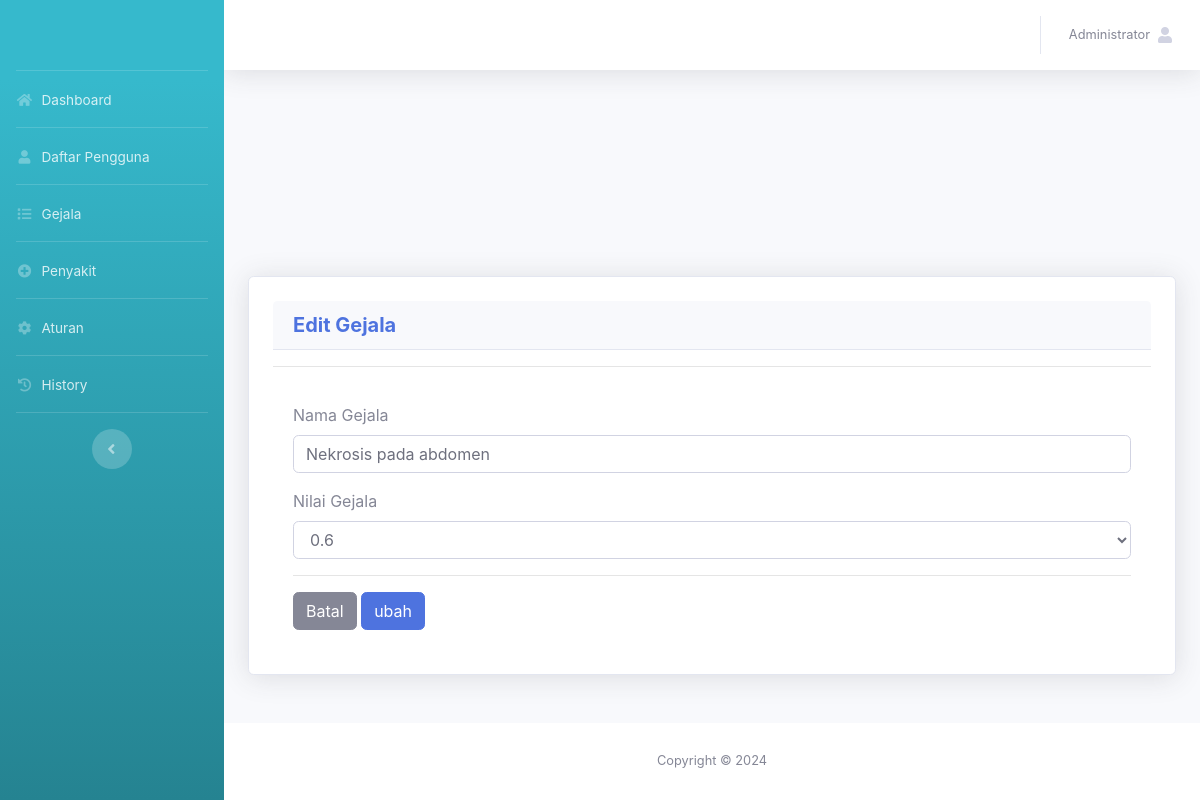
Page /admin/edit_gejala.php?id_gejala=2 (signed in) on the committed database.
### tables this page shows
CREATE TABLE `tb_akun` (
  `id_akun` int(11) NOT NULL,
  `nama_lengkap` varchar(50) NOT NULL,
  `username` varchar(50) NOT NULL,
  `password` varchar(50) NOT NULL,
  `level` varchar(30) NOT NULL
);

CREATE TABLE `tb_gejala` (
  `id_gejala` int(11) NOT NULL,
  `nama_gejala` text NOT NULL,
  `nilai_gejala` double NOT NULL
);

### admin/edit_gejala.php (the view, shortened to what this page needs)
<?php
include '../assets/conn/config.php';
include 'header.php';
?>
<div class="container">
	<div class="card shadow p-4 mb-5">
		<div class = "card-header">
            <h5 class= "m-0 font-weight-bold text-primary">Edit Gejala</h5>
        </div>
        <hr>
        <?php
        $data = mysqli_query($conn,"SELECT * FROM tb_gejala WHERE id_gejala='$_GET[id_gejala]'");
        $a = mysqli_fetch_array($data)
        ?>
        <div class="card-body">
            <form action="edit_gejala.php?aksi=ubah" method="POST">
                <div class="form-group">
                    <label>Nama Gejala</label>
                    <input type="text" name="nama_gejala" class="form-control" value="<?=$a['nama_gejala']?>">
                </div>
                <div class="form-group">
                    <label>Nilai Gejala</label>
                    <select name="nilai_gejala" class="form-control">
                        <option selected><?=$a['nilai_gejala']?></option>
                    </select>
                </div>
                <hr>
                <a href="gejala.php" class="btn btn-secondary">Batal</a>
                <input type="submit" value="ubah" class="btn btn-primary">
            </form>
        </div>
    </div>
</div>
<?php
include 'footer.php';
?>

### admin/header.php (shortened to what this page needs)
<?php
include '../assets/conn/config.php';
?>
<!DOCTYPE html>
<html lang="en">
<head>
  <link href="../assets/vendor/fontawesome-free/css/all.min.css" rel="stylesheet" type="text/css">
  <link href="../assets/css/sb-admin-2.min.css" rel="stylesheet">
  <link href="../assets/vendor/datatables/dataTables.bootstrap4.min.css" rel="stylesheet">
</head>
<body id="page-top">
 <div id="wrapper">
  <ul class="navbar-nav bg-gradient-info sidebar sidebar-dark accordion" id="accordionSidebar">
    <a class="sidebar-brand d-flex align-items-center justify-content-center" href="index">
    </a>
    <hr class="sidebar-divider my-0">
    <li class="nav-item">
      <a class="nav-link" href="index.php">
        <i class="fas fa-fw fa-home"></i>
        <span>Dashboard</span></a>
      </li>
      <hr class="sidebar-divider my-0">
      <li class="nav-item">
        <a class="nav-link" href="daftar_pengguna.php">
          <i class="fas fa-fw fa-user"></i>
          <span>Daftar Pengguna</span></a>
      </li>
      <hr class="sidebar-divider my-0">
      <li class="nav-item">
        <a class="nav-link" href="gejala.php">
          <i class="fas fa-fw fa-list"></i>
          <span>Gejala</span></a>
      </li>
      <hr class="sidebar-divider my-0">
      <li class="nav-item">
        <a class="nav-link" href="penyakit.php">
          <i class="fas fa-fw fa-plus-circle"></i>
          <span>Penyakit</span></a>
      </li>
      <hr class="sidebar-divider my-0">
      <li class="nav-item">
        <a class="nav-link" href="aturan.php">
          <i class="fas fa-fw fa-cog"></i>
          <span>Aturan</span></a>
      </li>
      <hr class="sidebar-divider my-0">
      <li class="nav-item">
        <a class="nav-link" href="history.php">
          <i class="fas fa-fw fa-history"></i>
          <span>History</span></a>
      </li>
      <hr class="sidebar-divider d-none d-md-block">
      <div class="text-center d-none d-md-inline">
        <button class="rounded-circle border-0" id="sidebarToggle"></button>
      </div>
    </ul>
    <div id="content-wrapper" class="d-flex flex-column">
      <div id="content">
        <nav class="navbar navbar-expand navbar-light bg-white topbar mb-4 static-top shadow">
          <ul class="navbar-nav ml-auto">
            <li class="nav-item dropdown no-arrow">
              <a class="nav-link dropdown-toggle" href="#" id="userDropdown" role="button"
              data-toggle="dropdown" aria-haspopup="true" aria-expanded="false">
              <?php
              $username=$_SESSION['username'];
              $det=mysqli_query($conn,"select * from tb_akun where username='$username'");
              while($d=mysqli_fetch_array($det)){
                ?>
                <span class="mr-2 d-none d-lg-inline text-gray-600 small"><?php echo $d['nama_lengkap'] ?></span>
                <?php
              }
              ?>
              <span class="fa fa-user"><span>
              </a>
          </li>
        </ul>
      </nav>
    </div>
</body>
</html>

### rows in the picture
tb_akun: nama_lengkap "Administrator"
tb_gejala: nama_gejala "Nekrosis pada abdomen", nilai_gejala "0.6"
